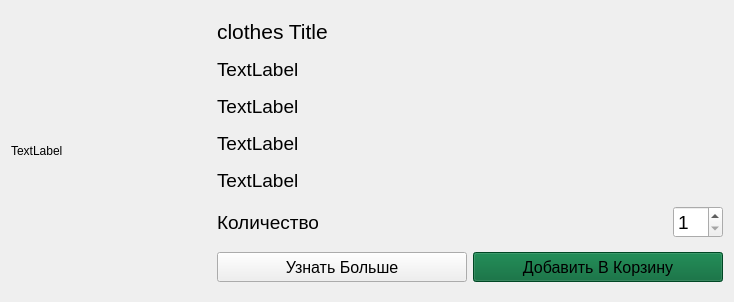
<?xml version="1.0" encoding="UTF-8"?>
<ui version="4.0">
 <class>clothesCard</class>
 <widget class="QWidget" name="clothesCard">
  <property name="geometry">
   <rect>
    <x>0</x>
    <y>0</y>
    <width>734</width>
    <height>298</height>
   </rect>
  </property>
  <property name="maximumSize">
   <size>
    <width>16777215</width>
    <height>300</height>
   </size>
  </property>
  <layout class="QHBoxLayout" name="horizontalLayout">
   <item>
    <widget class="QLabel" name="clothesImage">
     <property name="minimumSize">
      <size>
       <width>200</width>
       <height>280</height>
      </size>
     </property>
     <property name="maximumSize">
      <size>
       <width>200</width>
       <height>280</height>
      </size>
     </property>
     <property name="text">
      <string>TextLabel</string>
     </property>
    </widget>
   </item>
   <item>
    <layout class="QVBoxLayout" name="verticalLayout" stretch="0,0,0,0,0,0,0">
     <item>
      <widget class="QLabel" name="clothesTitle">
       <property name="sizePolicy">
        <sizepolicy hsizetype="Preferred" vsizetype="Maximum">
         <horstretch>0</horstretch>
         <verstretch>0</verstretch>
        </sizepolicy>
       </property>
       <property name="font">
        <font>
         <family>MS Shell Dlg 2</family>
         <pointsize>16</pointsize>
         <weight>9</weight>
         <italic>false</italic>
         <bold>false</bold>
        </font>
       </property>
       <property name="styleSheet">
        <string notr="true">font: 75 16pt &quot;MS Shell Dlg 2&quot;;</string>
       </property>
       <property name="text">
        <string>clothes Title</string>
       </property>
       <property name="textFormat">
        <enum>Qt::PlainText</enum>
       </property>
       <property name="alignment">
        <set>Qt::AlignLeading|Qt::AlignLeft|Qt::AlignTop</set>
       </property>
       <property name="wordWrap">
        <bool>true</bool>
       </property>
       <property name="textInteractionFlags">
        <set>Qt::LinksAccessibleByMouse|Qt::TextSelectableByMouse</set>
       </property>
      </widget>
     </item>
     <item>
      <widget class="QLabel" name="clothesAuthor">
       <property name="sizePolicy">
        <sizepolicy hsizetype="Preferred" vsizetype="Maximum">
         <horstretch>0</horstretch>
         <verstretch>0</verstretch>
        </sizepolicy>
       </property>
       <property name="font">
        <font>
         <pointsize>14</pointsize>
        </font>
       </property>
       <property name="text">
        <string>TextLabel</string>
       </property>
       <property name="wordWrap">
        <bool>true</bool>
       </property>
       <property name="textInteractionFlags">
        <set>Qt::LinksAccessibleByMouse|Qt::TextSelectableByMouse</set>
       </property>
      </widget>
     </item>
     <item>
      <widget class="QLabel" name="clothesCategory">
       <property name="sizePolicy">
        <sizepolicy hsizetype="Preferred" vsizetype="Maximum">
         <horstretch>0</horstretch>
         <verstretch>0</verstretch>
        </sizepolicy>
       </property>
       <property name="font">
        <font>
         <pointsize>14</pointsize>
        </font>
       </property>
       <property name="text">
        <string>TextLabel</string>
       </property>
       <property name="textInteractionFlags">
        <set>Qt::LinksAccessibleByMouse|Qt::TextSelectableByMouse</set>
       </property>
      </widget>
     </item>
     <item>
      <widget class="QLabel" name="clothesYear">
       <property name="sizePolicy">
        <sizepolicy hsizetype="Preferred" vsizetype="Maximum">
         <horstretch>0</horstretch>
         <verstretch>0</verstretch>
        </sizepolicy>
       </property>
       <property name="font">
        <font>
         <pointsize>14</pointsize>
        </font>
       </property>
       <property name="text">
        <string>TextLabel</string>
       </property>
       <property name="textInteractionFlags">
        <set>Qt::LinksAccessibleByMouse|Qt::TextSelectableByMouse</set>
       </property>
      </widget>
     </item>
     <item>
      <widget class="QLabel" name="clothesPrice">
       <property name="sizePolicy">
        <sizepolicy hsizetype="Preferred" vsizetype="Maximum">
         <horstretch>0</horstretch>
         <verstretch>0</verstretch>
        </sizepolicy>
       </property>
       <property name="font">
        <font>
         <pointsize>14</pointsize>
        </font>
       </property>
       <property name="text">
        <string>TextLabel</string>
       </property>
      </widget>
     </item>
     <item>
      <layout class="QHBoxLayout" name="clothesCountHorizontalLayout">
       <item>
        <widget class="QLabel" name="countLabel">
         <property name="font">
          <font>
           <pointsize>14</pointsize>
           <weight>50</weight>
           <bold>false</bold>
          </font>
         </property>
         <property name="text">
          <string>Количество</string>
         </property>
        </widget>
       </item>
       <item alignment="Qt::AlignRight">
        <widget class="QSpinBox" name="countSpinBox">
         <property name="minimumSize">
          <size>
           <width>0</width>
           <height>30</height>
          </size>
         </property>
         <property name="maximumSize">
          <size>
           <width>16777215</width>
           <height>16777215</height>
          </size>
         </property>
         <property name="font">
          <font>
           <pointsize>14</pointsize>
          </font>
         </property>
         <property name="minimum">
          <number>1</number>
         </property>
        </widget>
       </item>
      </layout>
     </item>
     <item>
      <layout class="QHBoxLayout" name="horizontalLayout_4">
       <item>
        <widget class="QPushButton" name="infoBtn">
         <property name="minimumSize">
          <size>
           <width>0</width>
           <height>30</height>
          </size>
         </property>
         <property name="font">
          <font>
           <pointsize>12</pointsize>
          </font>
         </property>
         <property name="text">
          <string>Узнать Больше</string>
         </property>
         <property name="autoDefault">
          <bool>false</bool>
         </property>
         <property name="default">
          <bool>false</bool>
         </property>
         <property name="flat">
          <bool>false</bool>
         </property>
        </widget>
       </item>
       <item>
        <widget class="QPushButton" name="addCartBtn">
         <property name="minimumSize">
          <size>
           <width>0</width>
           <height>30</height>
          </size>
         </property>
         <property name="font">
          <font>
           <pointsize>12</pointsize>
          </font>
         </property>
         <property name="styleSheet">
          <string notr="true">background-color: rgb(0, 100, 51);</string>
         </property>
         <property name="text">
          <string>Добавить В Корзину</string>
         </property>
        </widget>
       </item>
      </layout>
     </item>
    </layout>
   </item>
  </layout>
 </widget>
 <resources/>
 <connections/>
</ui>
